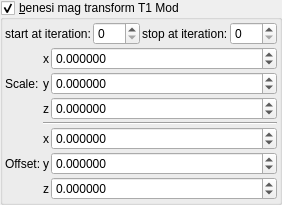
    <widget class="MyGroupBox" name="groupCheck_transf_function_enabledx_false">
     <property name="toolTip">
      <string/>
     </property>
     <property name="title">
      <string>&amp;benesi mag transform T1 Mod</string>
     </property>
     <property name="checkable">
      <bool>true</bool>
     </property>
     <layout class="QVBoxLayout" name="verticalLayout_32" stretch="0,0">
      <property name="spacing">
       <number>2</number>
      </property>
      <property name="leftMargin">
       <number>2</number>
      </property>
      <property name="topMargin">
       <number>2</number>
      </property>
      <property name="rightMargin">
       <number>2</number>
      </property>
      <property name="bottomMargin">
       <number>2</number>
      </property>
      <item>
       <layout class="QHBoxLayout" name="horizontalLayout_20" stretch="0,1,0,1">
        <item>
         <widget class="QLabel" name="label_106">
          <property name="text">
           <string>start at iteration:</string>
          </property>
         </widget>
        </item>
        <item>
         <widget class="MySpinBox" name="spinboxInt_transf_start_iterations_D">
          <property name="sizePolicy">
           <sizepolicy hsizetype="Minimum" vsizetype="Maximum">
            <horstretch>0</horstretch>
            <verstretch>0</verstretch>
           </sizepolicy>
          </property>
          <property name="minimum">
           <number>0</number>
          </property>
          <property name="maximum">
           <number>999</number>
          </property>
          <property name="value">
           <number>0</number>
          </property>
         </widget>
        </item>
        <item>
         <widget class="QLabel" name="label_76">
          <property name="text">
           <string>stop at iteration:</string>
          </property>
         </widget>
        </item>
        <item>
         <widget class="MySpinBox" name="spinboxInt_transf_stop_iterationsTM_1">
          <property name="sizePolicy">
           <sizepolicy hsizetype="Preferred" vsizetype="Maximum">
            <horstretch>0</horstretch>
            <verstretch>0</verstretch>
           </sizepolicy>
          </property>
          <property name="maximum">
           <number>999</number>
          </property>
         </widget>
        </item>
       </layout>
      </item>
      <item>
       <layout class="QGridLayout" name="gridLayout_69" columnstretch="0,0,1">
        <property name="spacing">
         <number>2</number>
        </property>
        <item row="2" column="2">
         <widget class="MyDoubleSpinBox" name="spinbox3_transf_scale3D_333_z">
          <property name="sizePolicy">
           <sizepolicy hsizetype="Minimum" vsizetype="Maximum">
            <horstretch>0</horstretch>
            <verstretch>0</verstretch>
           </sizepolicy>
          </property>
          <property name="prefix">
           <string/>
          </property>
          <property name="suffix">
           <string/>
          </property>
          <property name="decimals">
           <number>6</number>
          </property>
          <property name="minimum">
           <double>-99.989999999999995</double>
          </property>
          <property name="maximum">
           <double>99.989999999999995</double>
          </property>
          <property name="singleStep">
           <double>0.100000000000000</double>
          </property>
         </widget>
        </item>
        <item row="5" column="0">
         <widget class="QLabel" name="label_260">
          <property name="text">
           <string>Offset:</string>
          </property>
         </widget>
        </item>
        <item row="1" column="2">
         <widget class="MyDoubleSpinBox" name="spinbox3_transf_scale3D_333_y">
          <property name="sizePolicy">
           <sizepolicy hsizetype="Minimum" vsizetype="Maximum">
            <horstretch>0</horstretch>
            <verstretch>0</verstretch>
           </sizepolicy>
          </property>
          <property name="prefix">
           <string/>
          </property>
          <property name="suffix">
           <string/>
          </property>
          <property name="decimals">
           <number>6</number>
          </property>
          <property name="minimum">
           <double>-99.989999999999995</double>
          </property>
          <property name="maximum">
           <double>99.989999999999995</double>
          </property>
          <property name="singleStep">
           <double>0.100000000000000</double>
          </property>
         </widget>
        </item>
        <item row="4" column="2">
         <widget class="MyDoubleSpinBox" name="spinbox3_transf_addition_constant_111_x">
          <property name="sizePolicy">
           <sizepolicy hsizetype="Minimum" vsizetype="Maximum">
            <horstretch>0</horstretch>
            <verstretch>0</verstretch>
           </sizepolicy>
          </property>
          <property name="prefix">
           <string/>
          </property>
          <property name="suffix">
           <string/>
          </property>
          <property name="decimals">
           <number>6</number>
          </property>
          <property name="minimum">
           <double>-99.989999999999995</double>
          </property>
          <property name="maximum">
           <double>99.989999999999995</double>
          </property>
          <property name="singleStep">
           <double>0.100000000000000</double>
          </property>
         </widget>
        </item>
        <item row="6" column="2">
         <widget class="MyDoubleSpinBox" name="spinbox3_transf_addition_constant_111_z">
          <property name="sizePolicy">
           <sizepolicy hsizetype="Minimum" vsizetype="Maximum">
            <horstretch>0</horstretch>
            <verstretch>0</verstretch>
           </sizepolicy>
          </property>
          <property name="prefix">
           <string/>
          </property>
          <property name="suffix">
           <string/>
          </property>
          <property name="decimals">
           <number>6</number>
          </property>
          <property name="minimum">
           <double>-99.989999999999995</double>
          </property>
          <property name="maximum">
           <double>99.989999999999995</double>
          </property>
          <property name="singleStep">
           <double>0.100000000000000</double>
          </property>
         </widget>
        </item>
        <item row="6" column="1">
         <widget class="QLabel" name="label_134">
          <property name="sizePolicy">
           <sizepolicy hsizetype="Preferred" vsizetype="Preferred">
            <horstretch>0</horstretch>
            <verstretch>0</verstretch>
           </sizepolicy>
          </property>
          <property name="text">
           <string notr="true">z</string>
          </property>
          <property name="alignment">
           <set>Qt::AlignRight|Qt::AlignTrailing|Qt::AlignVCenter</set>
          </property>
         </widget>
        </item>
        <item row="0" column="1">
         <widget class="QLabel" name="label_137">
          <property name="sizePolicy">
           <sizepolicy hsizetype="Preferred" vsizetype="Preferred">
            <horstretch>0</horstretch>
            <verstretch>0</verstretch>
           </sizepolicy>
          </property>
          <property name="text">
           <string notr="true">x</string>
          </property>
          <property name="alignment">
           <set>Qt::AlignRight|Qt::AlignTrailing|Qt::AlignVCenter</set>
          </property>
         </widget>
        </item>
        <item row="1" column="0">
         <widget class="QLabel" name="label_261">
          <property name="text">
           <string>Scale:</string>
          </property>
         </widget>
        </item>
        <item row="5" column="2">
         <widget class="MyDoubleSpinBox" name="spinbox3_transf_addition_constant_111_y">
          <property name="sizePolicy">
           <sizepolicy hsizetype="Minimum" vsizetype="Maximum">
            <horstretch>0</horstretch>
            <verstretch>0</verstretch>
           </sizepolicy>
          </property>
          <property name="prefix">
           <string/>
          </property>
          <property name="suffix">
           <string/>
          </property>
          <property name="decimals">
           <number>6</number>
          </property>
          <property name="minimum">
           <double>-99.989999999999995</double>
          </property>
          <property name="maximum">
           <double>99.989999999999995</double>
          </property>
          <property name="singleStep">
           <double>0.100000000000000</double>
          </property>
         </widget>
        </item>
        <item row="1" column="1">
         <widget class="QLabel" name="label_138">
          <property name="sizePolicy">
           <sizepolicy hsizetype="Preferred" vsizetype="Preferred">
            <horstretch>0</horstretch>
            <verstretch>0</verstretch>
           </sizepolicy>
          </property>
          <property name="text">
           <string notr="true">y</string>
          </property>
          <property name="alignment">
           <set>Qt::AlignRight|Qt::AlignTrailing|Qt::AlignVCenter</set>
          </property>
         </widget>
        </item>
        <item row="5" column="1">
         <widget class="QLabel" name="label_136">
          <property name="sizePolicy">
           <sizepolicy hsizetype="Preferred" vsizetype="Preferred">
            <horstretch>0</horstretch>
            <verstretch>0</verstretch>
           </sizepolicy>
          </property>
          <property name="text">
           <string notr="true">y</string>
          </property>
          <property name="alignment">
           <set>Qt::AlignRight|Qt::AlignTrailing|Qt::AlignVCenter</set>
          </property>
         </widget>
        </item>
        <item row="0" column="2">
         <widget class="MyDoubleSpinBox" name="spinbox3_transf_scale3D_333_x">
          <property name="sizePolicy">
           <sizepolicy hsizetype="Minimum" vsizetype="Maximum">
            <horstretch>0</horstretch>
            <verstretch>0</verstretch>
           </sizepolicy>
          </property>
          <property name="prefix">
           <string/>
          </property>
          <property name="suffix">
           <string/>
          </property>
          <property name="decimals">
           <number>6</number>
          </property>
          <property name="minimum">
           <double>-99.989999999999995</double>
          </property>
          <property name="maximum">
           <double>99.989999999999995</double>
          </property>
          <property name="singleStep">
           <double>0.100000000000000</double>
          </property>
         </widget>
        </item>
        <item row="4" column="1">
         <widget class="QLabel" name="label_135">
          <property name="sizePolicy">
           <sizepolicy hsizetype="Preferred" vsizetype="Preferred">
            <horstretch>0</horstretch>
            <verstretch>0</verstretch>
           </sizepolicy>
          </property>
          <property name="text">
           <string notr="true">x</string>
          </property>
          <property name="alignment">
           <set>Qt::AlignRight|Qt::AlignTrailing|Qt::AlignVCenter</set>
          </property>
         </widget>
        </item>
        <item row="2" column="1">
         <widget class="QLabel" name="label_139">
          <property name="sizePolicy">
           <sizepolicy hsizetype="Preferred" vsizetype="Preferred">
            <horstretch>0</horstretch>
            <verstretch>0</verstretch>
           </sizepolicy>
          </property>
          <property name="text">
           <string notr="true">z</string>
          </property>
          <property name="alignment">
           <set>Qt::AlignRight|Qt::AlignTrailing|Qt::AlignVCenter</set>
          </property>
         </widget>
        </item>
        <item row="3" column="1" colspan="2">
         <widget class="Line" name="line_54">
          <property name="orientation">
           <enum>Qt::Horizontal</enum>
          </property>
         </widget>
        </item>
       </layout>
      </item>
     </layout>
    </widget>
